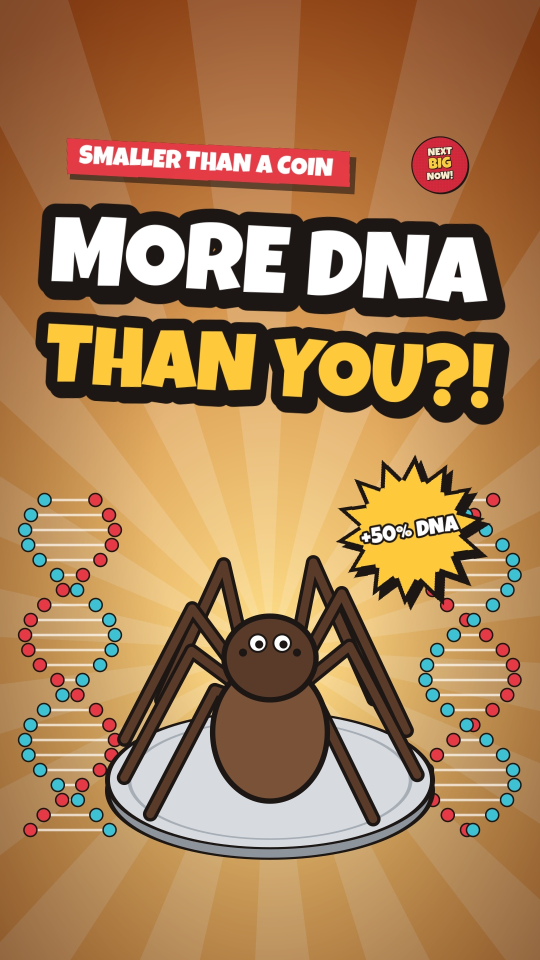
#> input picture whatif-v3/ep100-tiny-spider-big-dna/thumb_spider.jpg, 1080 x 1920 px, given in place of thumb_spider.jpg.jpg, which was not available (shown at 1/2 size)
$ python -i scenes.py   (imports and definitions only)
#> lines starting #> are read from the running program, lines starting #| are printed output that depends on the picture
### whatif-v3/ep68-smart-glasses/kit.py
import math, functools, os
import numpy as np, cairo, cv2
from PIL import Image, ImageDraw, ImageFont, ImageFilter, ImageOps, ImageEnhance
W, H = 1080, 1920; CX = W // 2
F = '/home/claude/fonts/'
LUCKY = F + 'LuckiestGuy-Regular.ttf'; ELITE = F + 'SpecialElite-Regular.ttf'; ANTON = F + 'Anton-Regular.ttf'; INTER = F + 'Inter.ttf'
CREAM = (252, 241, 210); INK = (28, 22, 20)
RED = 'E63946'; YEL = 'FFC93C'; BLUE = '2D6CDF'; CYAN = '3EC1D3'; GREEN = '3FAE5A'; PINK = 'FF7AA8'
def hx(h, a=1.0): return tuple(int(h[i:i + 2], 16) / 255 for i in (0, 2, 4)) + (a,)
def rgb(h): return tuple(int(h[i:i + 2], 16) for i in (0, 2, 4))
def clamp(x, a=0., b=1.): return max(a, min(b, x))
def ease(x): x = clamp(x); return x * x * (3 - 2 * x)
def eout(x): x = clamp(x); return 1 - (1 - x) ** 3
def back(x, s=1.7):
    x = clamp(x); return 1 + (s + 1) * (x - 1) ** 3 + s * (x - 1) ** 2
def lerp(a, b, t): return a + (b - a) * t

# [34 lines left out: functions paper, put_rgba, ttext, not called in this run]

SAFE_W = 840
# [27 lines left out: functions title, tape_img, tape, burst_img, not called in this run]

def burst(fr, txt, cx, cy, t, r=150, col=RED, size=80, rot=8):
    if t <= 0: return
    put_rgba(fr, burst_img(txt, r, col, size), cx, cy, back(t / .28), 1.0, rot + 4 * math.sin(t * 6))

# [25 lines left out: functions comic_photo, panel_img, load_st, not called in this run]

def sticker(fr, rgba, cx, cy, T, k=0, sc=1.0, rot=0.0, t=1.0, bob=10):
    if t <= 0: return
    put_rgba(fr, rgba, cx, cy + bob * math.sin(T * 2.2 + k), sc * back(t / .3), 1.0, rot + 2 * math.sin(T * 1.6 + k))

# [6 lines left out: function cairo_layer, not called in this run]

def overlay(fr, rgba):
    a = rgba[..., 3:4].astype(np.float32) / 255; fr[:] = (fr * (1 - a) + rgba[..., :3] * a).astype(np.uint8)

def ink(c, w=7, a=1.0): c.set_source_rgba(*hx('1C1614', a)); c.set_line_width(w)

# [7 lines left out: function rays, not called in this run]

def shake(T, at, dur=.35, amp=18):
    k = (T - at) / dur
    return (amp * (1 - k) * math.sin(T * 90), amp * (1 - k) * math.cos(T * 77)) if 0 <= k < 1 else (0, 0)

### whatif-v3/trial-docu-shipwreck/scenes.py
import sys, os, json, math
sys.path.insert(0, '/home/claude/docu')
from kit import *
import cv2
D = '/home/claude/docu'
# [1 line not run here, left out]
# [1 line that did not run here, left out]
# [1 line that did not run here, left out]
def wt(i, frac): return S[i] + L[i]['dur'] * frac
def wfind(i, word):
    tx = L[i]['text'].lower(); k = tx.find(word.lower()); return wt(i, k / max(1, len(tx)))
# [1 line not run here, left out]

MONO = '/usr/share/fonts/truetype/dejavu/DejaVuSansMono.ttf'
SERIF = '/usr/share/fonts/truetype/dejavu/DejaVuSerif-Bold.ttf'
OFF = (240, 238, 233); REDc = rgb(RED)

# ---------------------------------------------------------------- photo engine
PH = {}
def graded(name):
    """cover-crop to 1.3x frame, documentary grade: lower sat, teal shadows / warm highlights, contrast."""
    if name in PH: return PH[name]
    im = Image.open(f'{D}/ph/{name}.jpg').convert('RGB')
#> im is the input picture: PIL image 1080x1920 RGB; mean R, G, B 168.1, 127.5, 84.7
    tw, th = int(W * 1.3), int(H * 1.3); fx, fy = FOCUS.get(name, (.5, .5))
    s = max(tw / im.width, th / im.height); im = im.resize((int(im.width * s + 1), int(im.height * s + 1)), Image.LANCZOS)
#> after `s = max(tw / im.width, th / im.height)`: s = 1.3
#> after `im = im.resize((int(im.width * s + 1), int(im.height * s + 1)), Image.`:
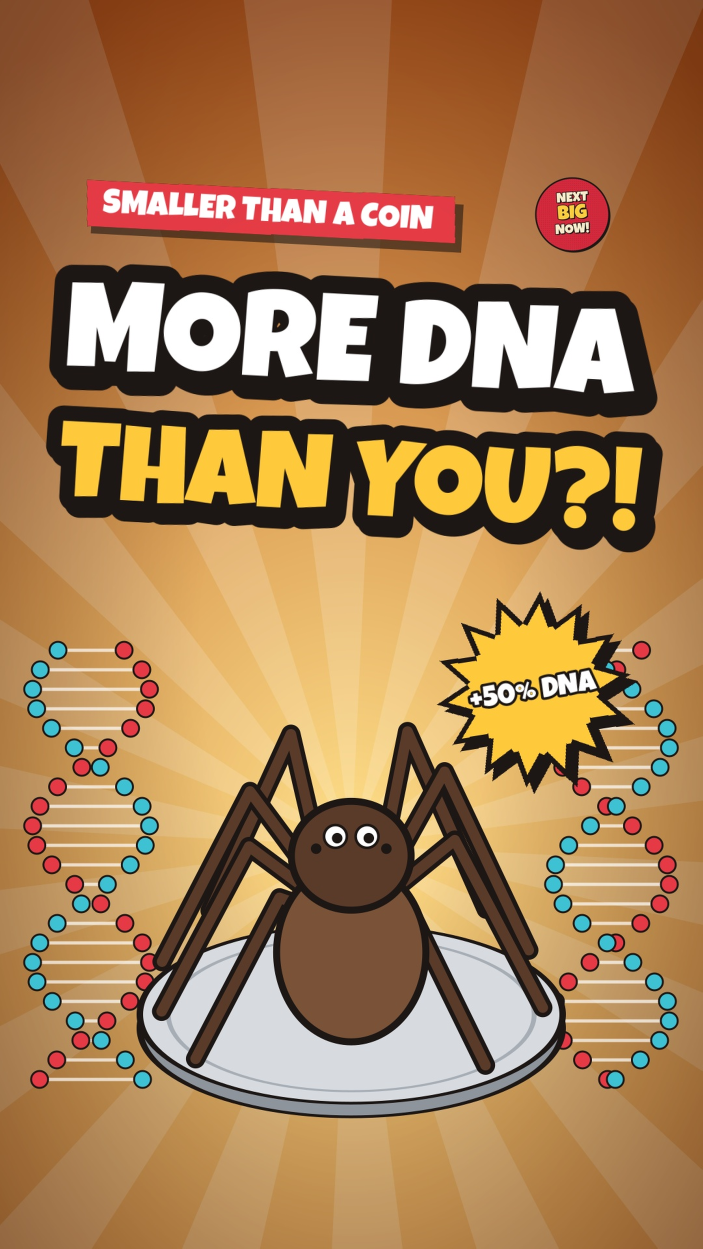
#> im: PIL image 1405x2497 RGB (shown at 1/2 size); mean R, G, B 168.1, 127.4, 84.7
    x0 = int((im.width - tw) * fx); y0 = int((im.height - th) * fy); im = im.crop((x0, y0, x0 + tw, y0 + th))
#> after `x0 = int((im.width - tw) * fx)`: x0 = 0
#> after `y0 = int((im.height - th) * fy)`: y0 = 0
#> after `im = im.crop((x0, y0, x0 + tw, y0 + th))`:
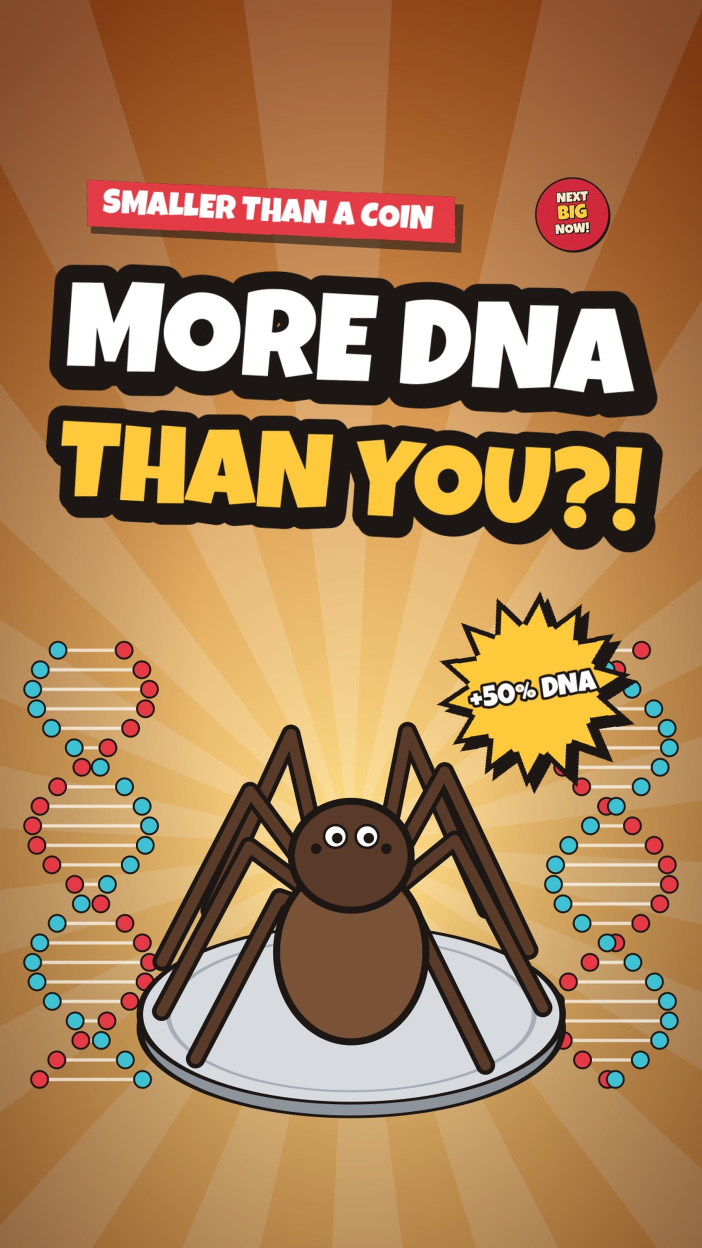
#> im: PIL image 1404x2496 RGB (shown at 1/2 size); mean R, G, B 168.1, 127.5, 84.7
    a = np.asarray(im).astype(np.float32) / 255
    g = a.mean(2, keepdims=True); a = g + (a - g) * .88
#> after `g = a.mean(2, keepdims=True)`:
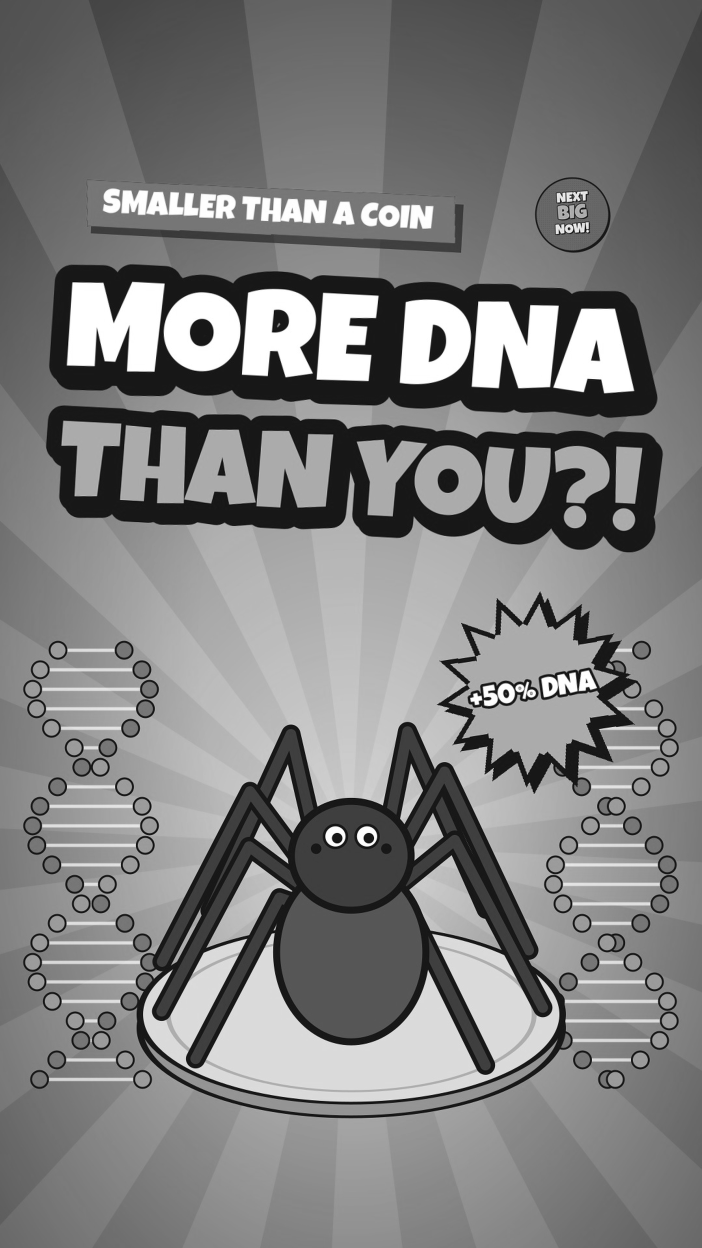
#> g: shape (2496, 1404, 1) float32 (shown at 1/2 size); min 0, max 1, mean 0.497
    a = np.clip((a - .5) * 1.14 + .5, 0, 1)
    lum = a.mean(2, keepdims=True)
    a = a + (1 - lum) * np.array([-.02, .015, .035]) * 1.0 + lum * np.array([.035, .012, -.03])
    a = np.clip(a * .97 + .015, 0, 1)
    PH[name] = (a * 255).astype(np.uint8); return PH[name]

# [44 lines left out: functions shot, card, txt_img, not called in this run]

TI = {}
# [42 lines left out: functions word, hero, capword, typewriter, tag, not called in this run]

def paper_bg(fr, T):
    fr[:] = OFF; g = GRAIN[int(T * 24) % len(GRAIN)] * .5
    fr[:] = np.clip(fr.astype(np.int16) + (g[..., None] * .5).astype(np.int16), 0, 255).astype(np.uint8)

def black_bg(fr, T, name=None, dim=.82, lt=0, dur=3):
    if name: shot(fr, name, lt, dur, 1.05, 1.1, dim=dim)
    else: fr[:] = 12

# [30 lines left out: functions highlight_doc, flip_counter, not called in this run]

# ---------------------------------------------------------------- transitions / finish
GRAIN = [(np.random.RandomState(k).randn(H // 2, W // 2) * 4.5).repeat(2, 0).repeat(2, 1).astype(np.float32) for k in range(6)]
VIG = None
# [21 lines left out: functions finish, whip, glitch, not called in this run]

CUTS = []  # (time, kind)
# [8 lines left out: function trans, not called in this run]

# ---------------------------------------------------------------- timeline
FOCUS = {'hull2': (.15, .65), 'wreck': (.5, .6), 'coast2': (.8, .5)}
def T_(i, w): return wfind(i, w)

# [82 lines left out: function frame, not called in this run]

CREDIT = 'Research: Charrie-Duhaut et al., Frontiers in Materials (2026). Photos: Wikimedia Commons (see caption).'
# [4 lines left out: function setup_cuts, not called in this run]
# [5 lines not run here, left out]

>>> result = graded('../ep100-tiny-spider-big-dna/thumb_spider.jpg')

$ run again, on whatif-v3/ep101-roman-coffin-wrong-man/thumb_coffin.jpg
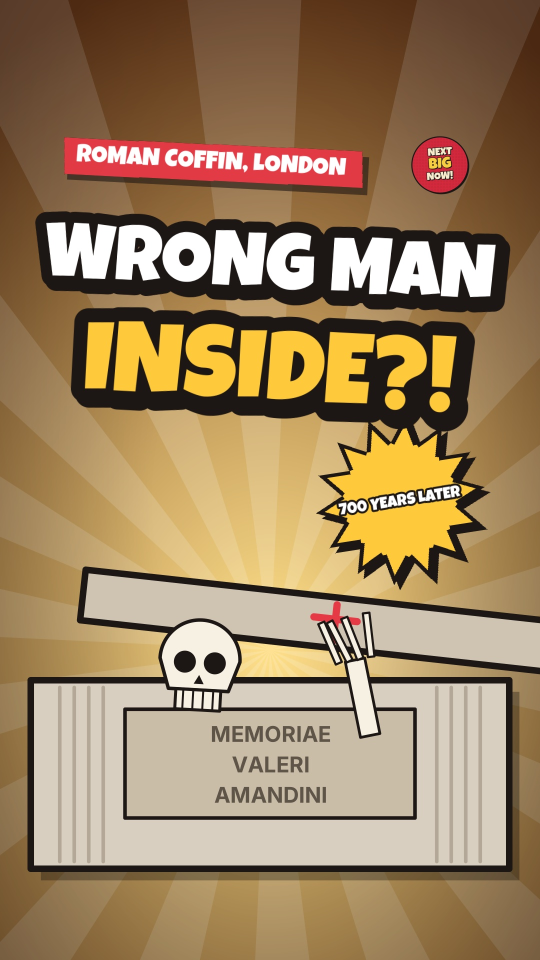
#> input picture whatif-v3/ep101-roman-coffin-wrong-man/thumb_coffin.jpg, 1080 x 1920 px, given in place of thumb_coffin.jpg.jpg, which was not available (shown at 1/2 size)
#> in graded, im is the input picture: PIL image 1080x1920 RGB; mean R, G, B 157.8, 131.1, 95.6
#> in graded, `im = im.crop((x0, y0, x0 + tw, y0 + th))`:
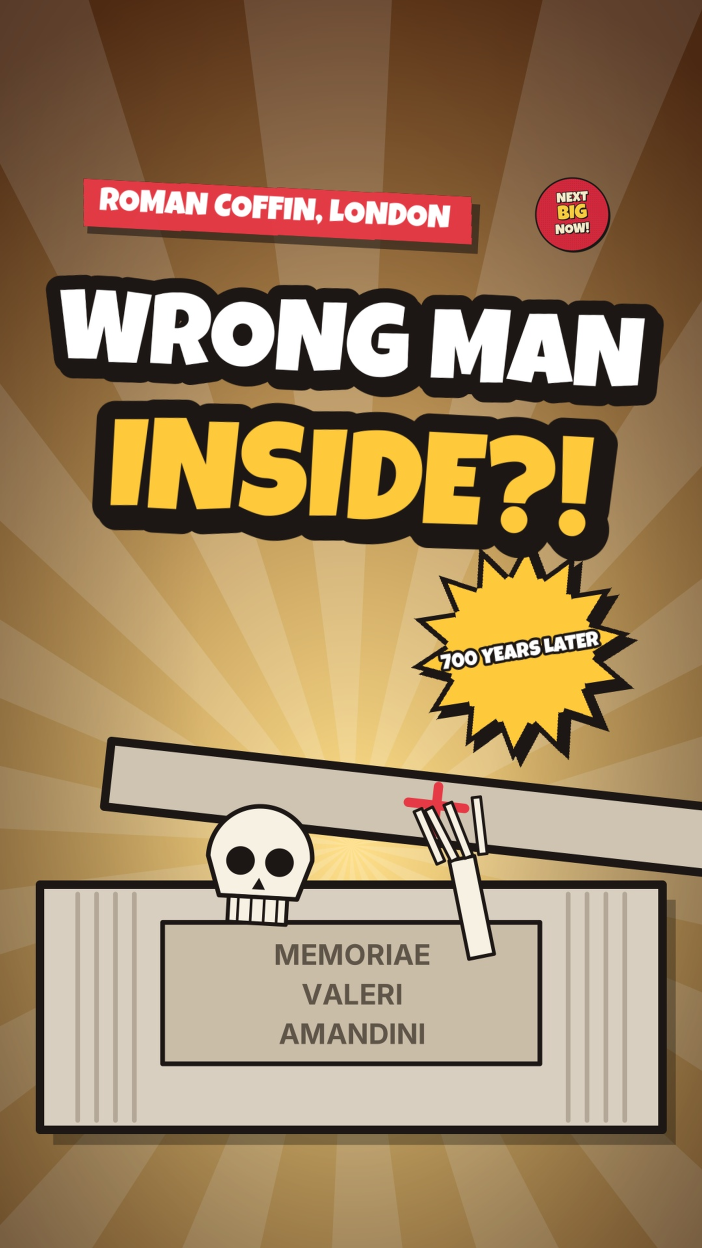
#> im: PIL image 1404x2496 RGB (shown at 1/2 size); mean R, G, B 157.8, 131.1, 95.6
#> in graded, `g = a.mean(2, keepdims=True)`:
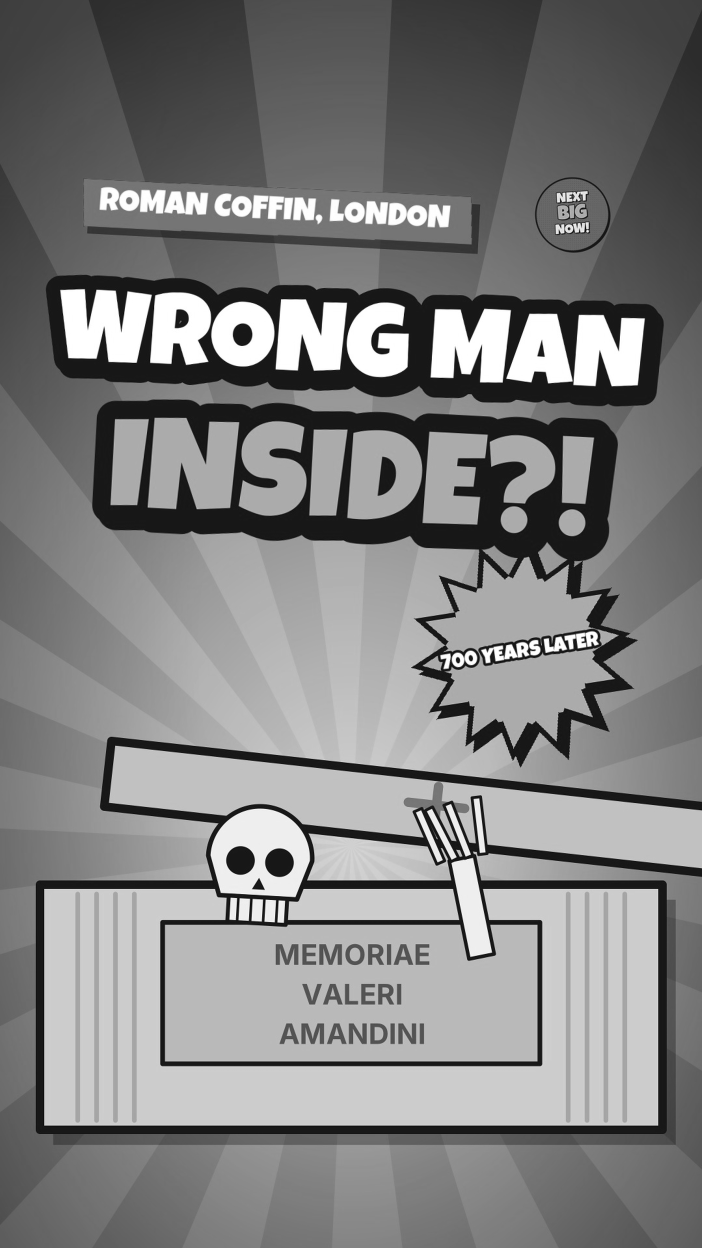
#> g: shape (2496, 1404, 1) float32 (shown at 1/2 size); min 0, max 1, mean 0.503
